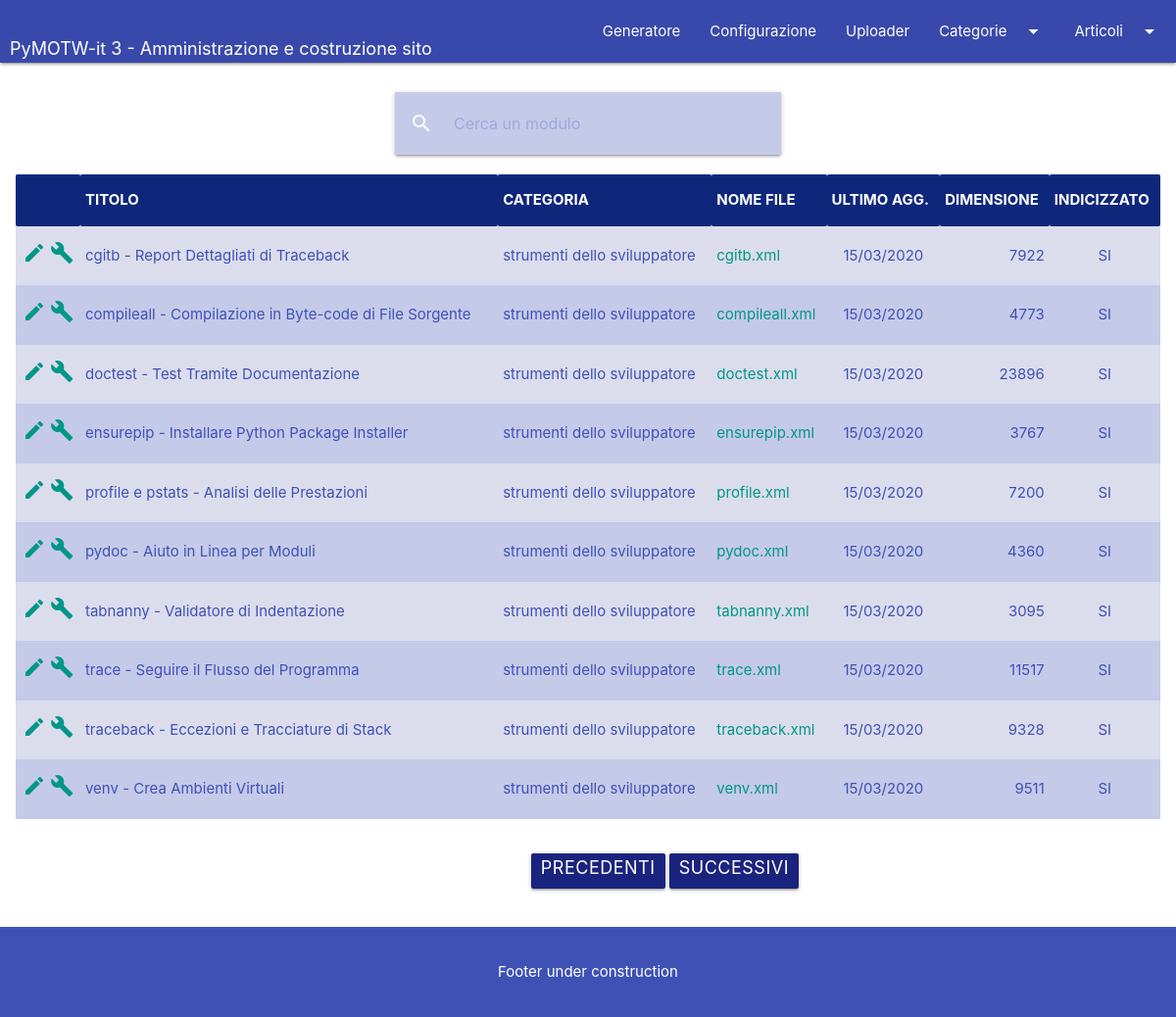
Screenshot of /article/all?page=2 with the database file from the repository.
### app/models.py (models this page shows, shortened)
class Article(db.Model):
    __tablename__ = 'articles'
    id = db.Column(db.Integer, primary_key=True)
    title = db.Column(db.String(255))
    categ_id = db.Column(db.Integer, db.ForeignKey('categories.id'))
    artcat = db.relationship('Category', backref='article')
    filename = db.Column(db.String(255), nullable=False, unique=True)
    lastmod = db.Column(db.DateTime)
    size = db.Column(db.Integer)
    indexed = db.Column(db.Integer)

class Category(db.Model):
    __tablename__ = 'categories'
    id = db.Column(db.Integer, primary_key=True)
    descr = db.Column(db.String(255), nullable=False)
    articles = db.relationship('Article', backref='category',
                               lazy='dynamic')

### app/routes/main.py (the view)
@main.route('/article/<string:key>', methods=['GET', 'POST'])
def article(key):
    diz = _get_config_items()
    form = SearchArticlesForm()
    page = request.args.get('page', 1, type=int)
    if request.method == 'POST':
        articles = Article.query.filter(
            Article.title.contains(request.form['filter_text'])
        ).paginate(page, 10, False)
    else:
        if key and re.match(r'^\d+$', key):
            articles = Article.query.filter_by(
                categ_id=int(key)
            ).paginate(page, 10, False)
        else:
            articles = Article.query.paginate(
                page, 10, False
            )
    next_url = url_for('main.article', key=key, page=articles.next_num) \
        if articles.has_next else None
    prev_url = url_for('main.article', key=key, page=articles.prev_num) \
        if articles.has_prev else None
    data = dict(articles=articles, next=next_url, prev=prev_url,
                source_articles_folder=diz['tran_dir'],
                headers=',TITOLO,CATEGORIA,NOME FILE,ULTIMO AGG.,'
                        'DIMENSIONE, INDICIZZATO'.split(','))
    return render_template('article.html', key=None, data=data, form=form)

### app/forms.py
class SearchArticlesForm(FlaskForm):
    filter_text = StringField('filterText', validators=[DataRequired()])

### app/models.py (called while the page is built)
    @staticmethod
    def parse_config() -> Tuple[DefaultDict[str, List['GeneratorConfig']],
                                List['GeneratorConfig']]:
        retval = defaultdict(list)
        objlist = list()
        for rk in GeneratorConfig.query.all():
            retval[rk.conf_tabname].append(rk)
            objlist.append(rk)
        return retval, objlist

### app/routes/main.py (called while the page is built)
def _get_config_items():
    parameters, objlist = GeneratorConfig.parse_config()
    diz = dict()
    for obj in objlist:
        diz[obj.conf_key] = obj.conf_value
    return diz

### app/templates/article.html (shortened to what this page needs)
{% extends 'base.html' %}
{% block content %}
  <div class="container">
    <div class="row">
      <div class="col s12 l6 offset-l3">
        <nav>
          <div class="nav-wrapper">
            <form method="post" name="builderlog" action="">
              <div class="input-field">
              {{ form.filter_text(size=50,
                  class="indigo lighten-4 indigo-text text-harden-5", type="search",
                  required=required, id="filterText", placeholder="Cerca un modulo") }}
                <label class="label-icon" for="search"><i
                    class="material-icons">search</i></label>
                <i class="material-icons">close</i>
              </div>
            </form>
          </div>
        </nav>
          </div>
      </div>
    </div>
  </div>
  <div class="row">
    <div class="col s12 m6 l12">
      <table class="table striped indigo lighten-4 indigo-text">
        <thead class="head-articles">
        <tr>
          {% for header in data.headers %}
            <th>{{ header }}</th>
          {% endfor %}
        </tr>
        </thead>
        <tbody>
        {% for article in data.articles.items | sort(attribute='title') %}
          <tr>
            <td class="center-align">
              <a class="teal-text darken-5"
                 title="Modifica voce articolo"
                 href="{{ url_for('main.article', key=article.id) }}">
                <i class="material-icons">edit</i>
              </a>
              <a class="teal-text darken-5"
                 title="(Ri)genera pagina articolo"
                 href="{{ url_for('main.generator', module=article.filename) }}">
                <i class="material-icons">build</i>
              </a>
            </td>
            <td class="left-align">{{ article.title }}</td>
            <td class="left-align">{{ article.artcat.descr }}</td>
            <td class="left-align">
              <a class="teal-text darken-5"
                 title="Modifica sorgente articolo"
                 href="{{ url_for('main.source', module_name=article.filename) }}"
              >
                {{ article.filename }}
              </a>
            </td>
            <td class="center-align">{{ article.lastmod.strftime("%d/%m/%Y") }}</td>
            <td class="right-align">{{ "%d"|format(article.size) }}</td>
            <td class="center-align">{% if article.indexed == 1 %}
              SI{% else %}NO{% endif %}</td>
          </tr>
        {% endfor %}
        </tbody>
      </table>
    </div>
  </div>
  <div class="container">
    <div class="row">
      <div class="col s12 m6 l6 offset-l5 offset-m3 offset-s1">
        <ul class="pagination">
          <li><a href="{{ data.prev }}"
                 class="indigo darken-4 white-text waves-effect waves-light btn">Precedenti</a>
          </li>
          <li><a href="{{ data.next }}"
                 class="indigo darken-4 white-text waves-effect waves-light btn">Successivi</a>
          </li>
        </ul>
      </div>
    </div>
  </div>
{% endblock %}

### app/static/css/admin-style.css (style rules this page uses)
:root { --head-color: #0f277b; }
thead { background-color: #0f277b; color: white; font-width: bolder; }
#filterText::placeholder { color: #9fa8da; opacity: 1; }

### rows the page displays
Article: title "cgitb - Report Dettagliati di Traceback", artcat.descr "strumenti dello sviluppatore", filename "cgitb.xml", lastmod "15/03/2020", size "7922", indexed "SI"
Article: title "compileall - Compilazione in Byte-code di File Sorgente", artcat.descr "strumenti dello sviluppatore", filename "compileall.xml", lastmod "15/03/2020", size "4773", indexed "SI"
Article: title "doctest - Test Tramite Documentazione", artcat.descr "strumenti dello sviluppatore", filename "doctest.xml", lastmod "15/03/2020", size "23896", indexed "SI"
Article: title "ensurepip - Installare Python Package Installer", artcat.descr "strumenti dello sviluppatore", filename "ensurepip.xml", lastmod "15/03/2020", size "3767", indexed "SI"
Article: title "profile e pstats - Analisi delle Prestazioni", artcat.descr "strumenti dello sviluppatore", filename "profile.xml", lastmod "15/03/2020", size "7200", indexed "SI"
Article: title "pydoc - Aiuto in Linea per Moduli", artcat.descr "strumenti dello sviluppatore", filename "pydoc.xml", lastmod "15/03/2020", size "4360", indexed "SI"
Article: title "tabnanny - Validatore di Indentazione", artcat.descr "strumenti dello sviluppatore", filename "tabnanny.xml", lastmod "15/03/2020", size "3095", indexed "SI"
Article: title "trace - Seguire il Flusso del Programma", artcat.descr "strumenti dello sviluppatore", filename "trace.xml", lastmod "15/03/2020", size "11517", indexed "SI"
Article: title "traceback - Eccezioni e Tracciature di Stack", artcat.descr "strumenti dello sviluppatore", filename "traceback.xml", lastmod "15/03/2020", size "9328", indexed "SI"
Article: title "venv - Crea Ambienti Virtuali", artcat.descr "strumenti dello sviluppatore", filename "venv.xml", lastmod "15/03/2020", size "9511", indexed "SI"

### other values shown
{{ header }} "TITOLO" "CATEGORIA" "NOME FILE" "ULTIMO AGG." "DIMENSIONE" "INDICIZZATO"
